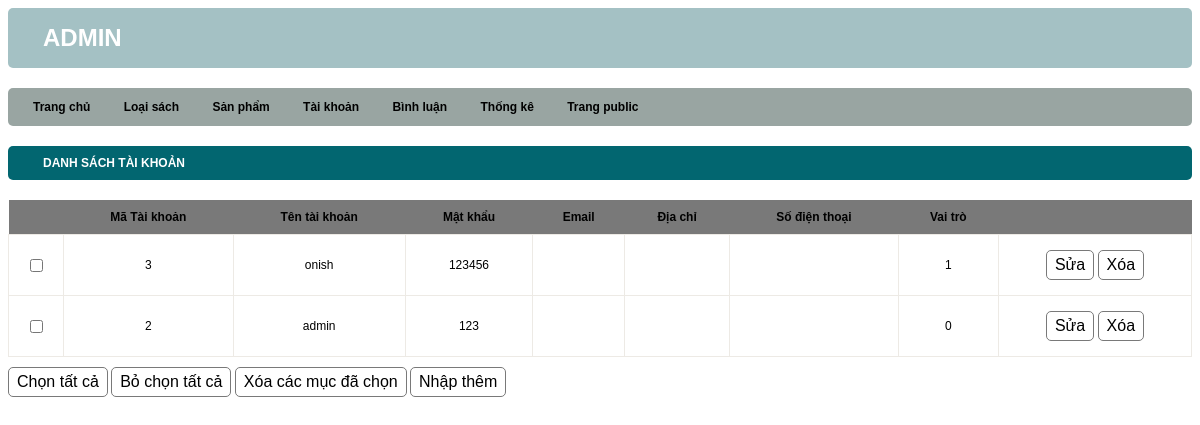
The app's page /admin/index.php?act=dskh with its own data.
### tables this page shows
CREATE TABLE `taikhoan` (
  `id` int NOT NULL,
  `user` varchar(50) NOT NULL,
  `pass` varchar(255) NOT NULL,
  `email` varchar(255) NOT NULL,
  `address` varchar(255) DEFAULT NULL,
  `tel` varchar(15) DEFAULT NULL,
  `role` tinyint DEFAULT '0' COMMENT '0: Khách hàng, 1: Admin'
);

### model/pdo.php (called while the page is built, shortened)
<?php
function pdo_get_connection()
{
    $dburl = "mysql:host=localhost;dbname=db_bansach;charset=utf8";
    $username = 'root';
    $password = '';
    $conn = new PDO($dburl, $username, $password);
    $conn->setAttribute(PDO::ATTR_ERRMODE, PDO::ERRMODE_EXCEPTION);
    return $conn;
}
function pdo_query($sql)
{
    $sql_args = array_slice(func_get_args(), 1);
    try {
        $conn = pdo_get_connection();
        $stmt = $conn->prepare($sql);
        $stmt->execute($sql_args);
        $rows = $stmt->fetchAll();
        return $rows;
    } catch (PDOException $e) {
        throw $e;
    } finally {
        unset($conn);
    }
}

### model/taikhoan.php (called while the page is built, shortened)
<?php
function loadall_taikhoan()
{
    $sql = "SELECT * FROM taikhoan order by id desc";
    $listtaikhoan = pdo_query($sql);
    return $listtaikhoan;
}

### admin/taikhoan/list.php (the view)
<div class="row">
    <div class="row formtitle">
        <h2>DANH SÁCH TÀI KHOẢN</h2>
    </div>
    <div class="row formcontent">
        <div class="row mb10 formdslh">
            <table>
                <tr>
                    <th></th>
                    <th>Mã Tài khoản</th>
                    <th>Tên tài khoản</th>
                    <th>Mật khẩu</th>
                    <th>Email</th>
                    <th>Địa chỉ</th>
                    <th>Số điện thoại</th>
                    <th>Vai trò</th>
                    <th></th>
                </tr>
                <?php
                foreach ($listtaikhoan as $taikhoan) {
                    extract($taikhoan);
                    $suatk = "index.php?act=suatk&id=" .$id;
                    $xoatk = "index.php?act=xoatk&id=" .$id;
                    echo ' <tr>
                    <td><input type="checkbox" name="check"/></td>
                    <td>'.$id.'</td>
                    <td>'.$user.'</td>
                    <td>'.$pass.'</td>
                    <td>'.$email.'</td>
                    <td>'.$address.'</td>
                    <td>'.$tel.'</td>
                    <td>'.$role.'</td>
                    <td><a href="'.$suatk.'"><input type="button" value="Sửa" /></a>
                        <a href="'.$xoatk.'"><input type="button" value="Xóa" /></a>
                    </td>
                    </tr>';
                }
                ?>
            </table>
        </div>
        <div class="row mb10">
            <input type="button" value="Chọn tất cả">
            <input type="button" value="Bỏ chọn tất cả">
            <input type="button" value="Xóa các mục đã chọn">
            <a href="index.php?act=adddm"><input type="button" value="Nhập thêm"></a>
        </div>
    </div>
</div>

### view/css/css.css (style rules this page uses)
* { font-family: sans-serif; box-sizing: border-box; font-size: 1vw; }
.row { float: left; width: 100%; }
.mb10 { margin-bottom: 10px; }
.formtaikhoan input[type="submit"], .formcontent input[type="submit"], .formcontent input[type="reset"], .formtaikhoan input[type="reset"], .formcontent input[type="button"], .addtocart input[type="submit"] { border-radius: 5px; padding: 5px 8px; background-color: #fff; border: 1px solid #797979; font-size: medium; }
.formtitle { background-color: #026670; color: white; padding: 0 35px; border-radius: 5px; }
.formcontent { padding: 20px 0; }
.formdslh table { width: 100%; text-align: center; border-radius: 15px; border-collapse: collapse; }
.formdslh table th { padding: 10px; background-color: #797979; }
.formdslh table td { padding: 15px 5px; border: 1px solid #edeae5; }

### records on screen
taikhoan: id "3", user "onish", pass "123456", role "1"
taikhoan: id "2", user "admin", pass "123", role "0"
